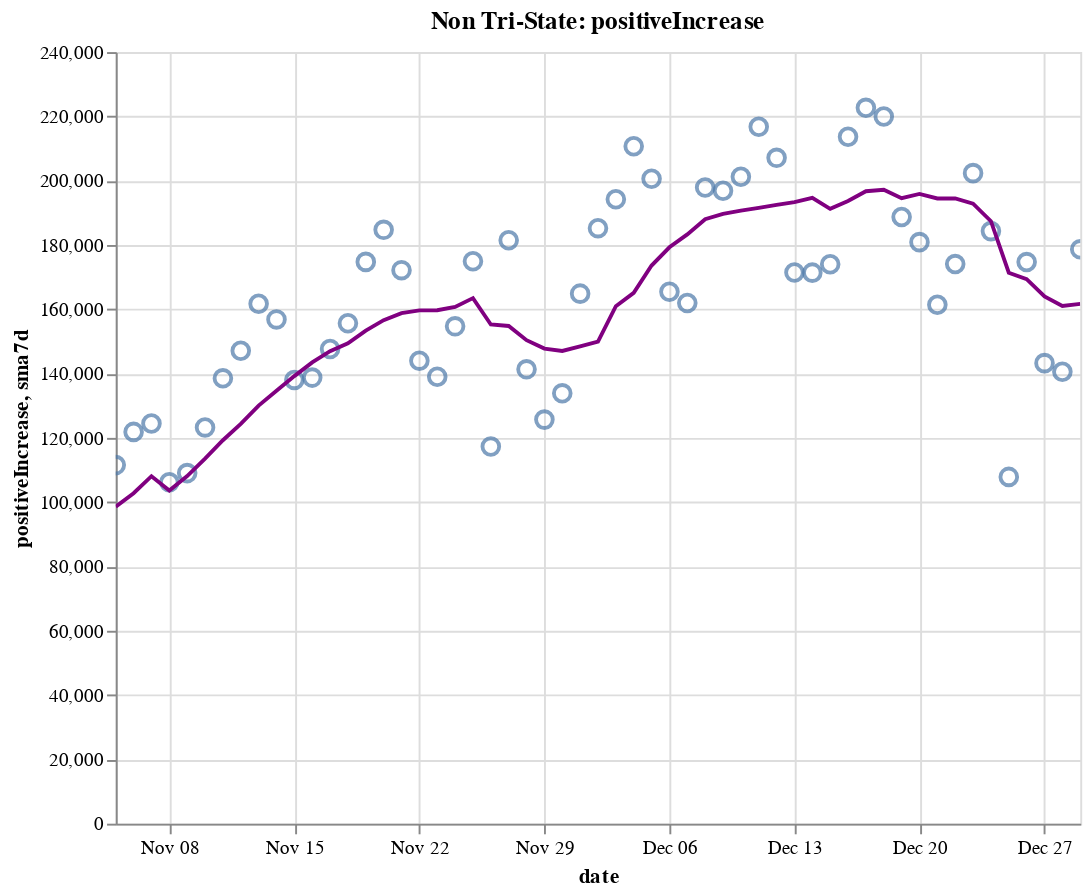

Here is the notebook cell this chart was saved with:
### Code cell
create_plot(non_tristate, 'positiveIncrease')

### Figure 1 — Vega-Lite specification as saved in the notebook (floating-point values rounded to 4 significant figures)
{"config": {"view": {"continuousWidth": 400, "continuousHeight": 300}}, "layer": [{"layer": [{"mark": {"type": "point", "size": 75}, "encoding": {"tooltip": [{"type": "temporal", "field": "date"}, {"type": "quantitative", "field": "positiveIncrease"}, {"type": "quantitative", "field": "sma7d"}], "x": {"type": "temporal", "field": "date"}, "y": {"type": "quantitative", "field": "positiveIncrease"}}, "selection": {"selector014": {"type": "interval", "bind": "scales", "encodings": ["x", "y"]}}}, {"mark": {"type": "line", "color": "purple"}, "encoding": {"x": {"type": "temporal", "field": "date"}, "y": {"type": "quantitative", "field": "sma7d"}}}]}, {"mark": {"type": "rule", "color": "#aaa"}, "encoding": {"x": {"type": "temporal", "field": "date"}}, "transform": [{"filter": {"selection": "selector013"}}]}, {"mark": "circle", "encoding": {"opacity": {"condition": {"value": 1, "selection": "selector013"}, "value": 0}, "tooltip": [{"type": "temporal", "field": "date"}, {"type": "quantitative", "field": "positiveIncrease"}, {"type": "quantitative", "field": "sma7d"}], "x": {"type": "temporal", "field": "date"}, "y": {"type": "quantitative", "field": "positiveIncrease"}}, "selection": {"selector013": {"type": "single", "encodings": ["x"], "on": "mouseover", "nearest": true, "empty": "none"}}}, {"mark": {"type": "text", "align": "left", "dx": 5, "dy": -5, "stroke": "white", "strokeWidth": 2}, "encoding": {"text": {"type": "quantitative", "field": "positiveIncrease"}, "tooltip": [{"type": "temporal", "field": "date"}, {"type": "quantitative", "field": "positiveIncrease"}, {"type": "quantitative", "field": "sma7d"}], "x": {"type": "temporal", "field": "date"}, "y": {"type": "quantitative", "field": "positiveIncrease"}}, "transform": [{"filter": {"selection": "selector013"}}]}, {"mark": {"type": "text", "align": "left", "dx": 5, "dy": -5}, "encoding": {"text": {"type": "quantitative", "field": "positiveIncrease"}, "tooltip": [{"type": "temporal", "field": "date"}, {"type": "quantitative", "field": "positiveIncrease"}, {"type": "quantitative", "field": "sma7d"}], "x": {"type": "temporal", "field": "date"}, "y": {"type": "quantitative", "field": "positiveIncrease"}}, "transform": [{"filter": {"selection": "selector013"}}]}], "data": {"name": "data-5c08a3b9593d9e7e28579f77f94333a0"}, "height": 400, "title": "Non Tri-State: positiveIncrease", "width": 500, "$schema": "https://vega.github.io/schema/vega-lite/v4.8.1.json", "datasets": {"data-5c08a3b9593d9e7e28579f77f94333a0": [{"date": "2020-11-05T00:00:00", "totalTestResultsIncrease": 1343000.0, "positiveIncrease": 111500.0, "death": 180400.0, "deathIncrease": 1108.0, "positiveRate": 0.083, "state": "Non Tri-State", "sma7d": 98610.0}, {"date": "2020-11-06T00:00:00", "totalTestResultsIncrease": 1383000.0, "positiveIncrease": 121900.0, "death": 181500.0, "deathIncrease": 1140.0, "positiveRate": 0.088, "state": "Non Tri-State", "sma7d": 102800.0}, {"date": "2020-11-07T00:00:00", "totalTestResultsIncrease": 1185000.0, "positiveIncrease": 124500.0, "death": 182600.0, "deathIncrease": 1105.0, "positiveRate": 0.105, "state": "Non Tri-State", "sma7d": 108100.0}, {"date": "2020-11-08T00:00:00", "totalTestResultsIncrease": 1071000.0, "positiveIncrease": 106200.0, "death": 183100.0, "deathIncrease": 478.0, "positiveRate": 0.099, "state": "Non Tri-State", "sma7d": 103600.0}, {"date": "2020-11-09T00:00:00", "totalTestResultsIncrease": 1173000.0, "positiveIncrease": 109000.0, "death": 183600.0, "deathIncrease": 516.0, "positiveRate": 0.093, "state": "Non Tri-State", "sma7d": 108100.0}, {"date": "2020-11-10T00:00:00", "totalTestResultsIncrease": 1189000.0, "positiveIncrease": 123200.0, "death": 184900.0, "deathIncrease": 1295.0, "positiveRate": 0.104, "state": "Non Tri-State", "sma7d": 113600.0}, {"date": "2020-11-11T00:00:00", "totalTestResultsIncrease": 1217000.0, "positiveIncrease": 138500.0, "death": 186400.0, "deathIncrease": 1534.0, "positiveRate": 0.114, "state": "Non Tri-State", "sma7d": 119300.0}, {"date": "2020-11-12T00:00:00", "totalTestResultsIncrease": 1342000.0, "positiveIncrease": 147100.0, "death": 187500.0, "deathIncrease": 1053.0, "positiveRate": 0.11, "state": "Non Tri-State", "sma7d": 124400.0}, {"date": "2020-11-13T00:00:00", "totalTestResultsIncrease": 1413000.0, "positiveIncrease": 161700.0, "death": 188700.0, "deathIncrease": 1242.0, "positiveRate": 0.114, "state": "Non Tri-State", "sma7d": 130000.0}, {"date": "2020-11-14T00:00:00", "totalTestResultsIncrease": 1478000.0, "positiveIncrease": 156800.0, "death": 190000.0, "deathIncrease": 1302.0, "positiveRate": 0.106, "state": "Non Tri-State", "sma7d": 134700.0}, {"date": "2020-11-15T00:00:00", "totalTestResultsIncrease": 1291000.0, "positiveIncrease": 138000.0, "death": 190700.0, "deathIncrease": 660.0, "positiveRate": 0.107, "state": "Non Tri-State", "sma7d": 139200.0}, {"date": "2020-11-16T00:00:00", "totalTestResultsIncrease": 1316000.0, "positiveIncrease": 138800.0, "death": 191200.0, "deathIncrease": 547.0, "positiveRate": 0.105, "state": "Non Tri-State", "sma7d": 143500.0}, {"date": "2020-11-17T00:00:00", "totalTestResultsIncrease": 1376000.0, "positiveIncrease": 147700.0, "death": 192700.0, "deathIncrease": 1482.0, "positiveRate": 0.107, "state": "Non Tri-State", "sma7d": 147000.0}, {"date": "2020-11-18T00:00:00", "totalTestResultsIncrease": 1338000.0, "positiveIncrease": 155700.0, "death": 194500.0, "deathIncrease": 1796.0, "positiveRate": 0.116, "state": "Non Tri-State", "sma7d": 149400.0}, {"date": "2020-11-19T00:00:00", "totalTestResultsIncrease": 1612000.0, "positiveIncrease": 174700.0, "death": 196400.0, "deathIncrease": 1933.0, "positiveRate": 0.108, "state": "Non Tri-State", "sma7d": 153300.0}, {"date": "2020-11-20T00:00:00", "totalTestResultsIncrease": 1661000.0, "positiveIncrease": 184700.0, "death": 198300.0, "deathIncrease": 1813.0, "positiveRate": 0.111, "state": "Non Tri-State", "sma7d": 156600.0}, {"date": "2020-11-21T00:00:00", "totalTestResultsIncrease": 1789000.0, "positiveIncrease": 172200.0, "death": 199700.0, "deathIncrease": 1486.0, "positiveRate": 0.096, "state": "Non Tri-State", "sma7d": 158800.0}, {"date": "2020-11-22T00:00:00", "totalTestResultsIncrease": 1502000.0, "positiveIncrease": 144000.0, "death": 200600.0, "deathIncrease": 871.0, "positiveRate": 0.096, "state": "Non Tri-State", "sma7d": 159700.0}, {"date": "2020-11-23T00:00:00", "totalTestResultsIncrease": 1338000.0, "positiveIncrease": 139000.0, "death": 201400.0, "deathIncrease": 771.0, "positiveRate": 0.104, "state": "Non Tri-State", "sma7d": 159700.0}, {"date": "2020-11-24T00:00:00", "totalTestResultsIncrease": 1654000.0, "positiveIncrease": 154700.0, "death": 203400.0, "deathIncrease": 1998.0, "positiveRate": 0.094, "state": "Non Tri-State", "sma7d": 160700.0}, {"date": "2020-11-25T00:00:00", "totalTestResultsIncrease": 1518000.0, "positiveIncrease": 175000.0, "death": 205500.0, "deathIncrease": 2127.0, "positiveRate": 0.115, "state": "Non Tri-State", "sma7d": 163500.0}, {"date": "2020-11-26T00:00:00", "totalTestResultsIncrease": 1044000.0, "positiveIncrease": 117300.0, "death": 206800.0, "deathIncrease": 1281.0, "positiveRate": 0.112, "state": "Non Tri-State", "sma7d": 155300.0}, {"date": "2020-11-27T00:00:00", "totalTestResultsIncrease": 1737000.0, "positiveIncrease": 181500.0, "death": 208100.0, "deathIncrease": 1301.0, "positiveRate": 0.104, "state": "Non Tri-State", "sma7d": 154800.0}, {"date": "2020-11-28T00:00:00", "totalTestResultsIncrease": 1413000.0, "positiveIncrease": 141300.0, "death": 209300.0, "deathIncrease": 1184.0, "positiveRate": 0.1, "state": "Non Tri-State", "sma7d": 150400.0}, {"date": "2020-11-29T00:00:00", "totalTestResultsIncrease": 1124000.0, "positiveIncrease": 125700.0, "death": 210000.0, "deathIncrease": 752.0, "positiveRate": 0.112, "state": "Non Tri-State", "sma7d": 147800.0}, {"date": "2020-11-30T00:00:00", "totalTestResultsIncrease": 1211000.0, "positiveIncrease": 133900.0, "death": 210900.0, "deathIncrease": 904.0, "positiveRate": 0.11, "state": "Non Tri-State", "sma7d": 147000.0}, {"date": "2020-12-01T00:00:00", "totalTestResultsIncrease": 1295000.0, "positiveIncrease": 164900.0, "death": 213300.0, "deathIncrease": 2327.0, "positiveRate": 0.127, "state": "Non Tri-State", "sma7d": 148500.0}, {"date": "2020-12-02T00:00:00", "totalTestResultsIncrease": 1279000.0, "positiveIncrease": 185200.0, "death": 215900.0, "deathIncrease": 2618.0, "positiveRate": 0.145, "state": "Non Tri-State", "sma7d": 150000.0}, {"date": "2020-12-03T00:00:00", "totalTestResultsIncrease": 1580000.0, "positiveIncrease": 194200.0, "death": 218600.0, "deathIncrease": 2675.0, "positiveRate": 0.123, "state": "Non Tri-State", "sma7d": 161000.0}, {"date": "2020-12-04T00:00:00", "totalTestResultsIncrease": 1659000.0, "positiveIncrease": 210700.0, "death": 221000.0, "deathIncrease": 2430.0, "positiveRate": 0.127, "state": "Non Tri-State", "sma7d": 165100.0}, {"date": "2020-12-05T00:00:00", "totalTestResultsIncrease": 1896000.0, "positiveIncrease": 200600.0, "death": 223300.0, "deathIncrease": 2357.0, "positiveRate": 0.106, "state": "Non Tri-State", "sma7d": 173600.0}, {"date": "2020-12-06T00:00:00", "totalTestResultsIncrease": 1388000.0, "positiveIncrease": 165500.0, "death": 224400.0, "deathIncrease": 1070.0, "positiveRate": 0.119, "state": "Non Tri-State", "sma7d": 179300.0}, {"date": "2020-12-07T00:00:00", "totalTestResultsIncrease": 1439000.0, "positiveIncrease": 161900.0, "death": 225500.0, "deathIncrease": 1121.0, "positiveRate": 0.113, "state": "Non Tri-State", "sma7d": 183300.0}, {"date": "2020-12-08T00:00:00", "totalTestResultsIncrease": 1423000.0, "positiveIncrease": 197900.0, "death": 228100.0, "deathIncrease": 2520.0, "positiveRate": 0.139, "state": "Non Tri-State", "sma7d": 188000.0}, {"date": "2020-12-09T00:00:00", "totalTestResultsIncrease": 1447000.0, "positiveIncrease": 196900.0, "death": 231000.0, "deathIncrease": 2908.0, "positiveRate": 0.136, "state": "Non Tri-State", "sma7d": 189700.0}, {"date": "2020-12-10T00:00:00", "totalTestResultsIncrease": 1607000.0, "positiveIncrease": 201200.0, "death": 233900.0, "deathIncrease": 2913.0, "positiveRate": 0.125, "state": "Non Tri-State", "sma7d": 190700.0}, {"date": "2020-12-11T00:00:00", "totalTestResultsIncrease": 1674000.0, "positiveIncrease": 216800.0, "death": 236400.0, "deathIncrease": 2570.0, "positiveRate": 0.13, "state": "Non Tri-State", "sma7d": 191500.0}, {"date": "2020-12-12T00:00:00", "totalTestResultsIncrease": 1562000.0, "positiveIncrease": 207100.0, "death": 238800.0, "deathIncrease": 2336.0, "positiveRate": 0.133, "state": "Non Tri-State", "sma7d": 192500.0}, {"date": "2020-12-13T00:00:00", "totalTestResultsIncrease": 1553000.0, "positiveIncrease": 171500.0, "death": 240100.0, "deathIncrease": 1365.0, "positiveRate": 0.11, "state": "Non Tri-State", "sma7d": 193300.0}, {"date": "2020-12-14T00:00:00", "totalTestResultsIncrease": 1691000.0, "positiveIncrease": 171400.0, "death": 241300.0, "deathIncrease": 1168.0, "positiveRate": 0.101, "state": "Non Tri-State", "sma7d": 194700.0}, {"date": "2020-12-15T00:00:00", "totalTestResultsIncrease": 1479000.0, "positiveIncrease": 174000.0, "death": 244000.0, "deathIncrease": 2720.0, "positiveRate": 0.118, "state": "Non Tri-State", "sma7d": 191300.0}, {"date": "2020-12-16T00:00:00", "totalTestResultsIncrease": 1524000.0, "positiveIncrease": 213700.0, "death": 247200.0, "deathIncrease": 3179.0, "positiveRate": 0.14, "state": "Non Tri-State", "sma7d": 193700.0}, {"date": "2020-12-17T00:00:00", "totalTestResultsIncrease": 1630000.0, "positiveIncrease": 222700.0, "death": 250400.0, "deathIncrease": 3193.0, "positiveRate": 0.137, "state": "Non Tri-State", "sma7d": 196700.0}, {"date": "2020-12-18T00:00:00", "totalTestResultsIncrease": 1763000.0, "positiveIncrease": 220000.0, "death": 253100.0, "deathIncrease": 2671.0, "positiveRate": 0.125, "state": "Non Tri-State", "sma7d": 197200.0}, {"date": "2020-12-19T00:00:00", "totalTestResultsIncrease": 1544000.0, "positiveIncrease": 188700.0, "death": 255600.0, "deathIncrease": 2544.0, "positiveRate": 0.122, "state": "Non Tri-State", "sma7d": 194600.0}, {"date": "2020-12-20T00:00:00", "totalTestResultsIncrease": 1580000.0, "positiveIncrease": 180900.0, "death": 257100.0, "deathIncrease": 1488.0, "positiveRate": 0.115, "state": "Non Tri-State", "sma7d": 195900.0}, {"date": "2020-12-21T00:00:00", "totalTestResultsIncrease": 1640000.0, "positiveIncrease": 161400.0, "death": 258400.0, "deathIncrease": 1250.0, "positiveRate": 0.098, "state": "Non Tri-State", "sma7d": 194500.0}, {"date": "2020-12-22T00:00:00", "totalTestResultsIncrease": 1514000.0, "positiveIncrease": 174100.0, "death": 261300.0, "deathIncrease": 2895.0, "positiveRate": 0.115, "state": "Non Tri-State", "sma7d": 194500.0}, {"date": "2020-12-23T00:00:00", "totalTestResultsIncrease": 1468000.0, "positiveIncrease": 202400.0, "death": 264300.0, "deathIncrease": 3040.0, "positiveRate": 0.138, "state": "Non Tri-State", "sma7d": 192900.0}, {"date": "2020-12-24T00:00:00", "totalTestResultsIncrease": 1614000.0, "positiveIncrease": 184300.0, "death": 267000.0, "deathIncrease": 2683.0, "positiveRate": 0.114, "state": "Non Tri-State", "sma7d": 187400.0}, {"date": "2020-12-25T00:00:00", "totalTestResultsIncrease": 1002000.0, "positiveIncrease": 107900.0, "death": 268400.0, "deathIncrease": 1376.0, "positiveRate": 0.108, "state": "Non Tri-State", "sma7d": 171400.0}, {"date": "2020-12-26T00:00:00", "totalTestResultsIncrease": 1932000.0, "positiveIncrease": 174700.0, "death": 269600.0, "deathIncrease": 1275.0, "positiveRate": 0.09, "state": "Non Tri-State", "sma7d": 169400.0}, {"date": "2020-12-27T00:00:00", "totalTestResultsIncrease": 1251000.0, "positiveIncrease": 143300.0, "death": 270900.0, "deathIncrease": 1270.0, "positiveRate": 0.115, "state": "Non Tri-State", "sma7d": 164000.0}, {"date": "2020-12-28T00:00:00", "totalTestResultsIncrease": 1084000.0, "positiveIncrease": 140600.0, "death": 272100.0, "deathIncrease": 1239.0, "positiveRate": 0.13, "state": "Non Tri-State", "sma7d": 161000.0}, {"date": "2020-12-29T00:00:00", "totalTestResultsIncrease": 1027000.0, "positiveIncrease": 178600.0, "death": 275100.0, "deathIncrease": 3010.0, "positiveRate": 0.174, "state": "Non Tri-State", "sma7d": 161700.0}]}}
